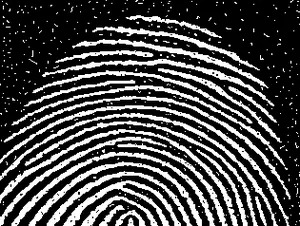
#> input picture fnoise.jpg, 300 x 226 px
$ python opening.py
#> lines starting #> are read from the running program, lines starting #| are printed output that depends on the picture; after the words box and inside, x2 and y2 are one past the last pixel; in counts of white or black regions, pixels touching at a corner belong together
# -*- coding: utf-8 -*-
"""
Created on Sun Oct 15 22:32:03 2023

@author: Admin
"""


import cv2
import numpy as np
import matplotlib.pyplot as plt


#img=cv2.imread("bitwc.png",0)

img=cv2.imread("fnoise.jpg",0)
#> img is the input picture: shape (226, 300); min 0, max 255, mean 73.9


# binarize the image
binr = cv2.threshold(img, 0, 255, cv2.THRESH_BINARY+cv2.THRESH_OTSU)[1]
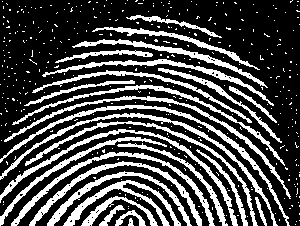
#> binr: shape (226, 300); 29% white; 391 white regions (364 under 20 px), largest, box (x1, y1, x2, y2) and area: (0, 105, 290, 226) 1294, (0, 129, 238, 226) 1242, (0, 113, 278, 226) 1230

# define the kernel
kernel = np.ones((3, 3), np.uint8)
print(kernel)

# invert the image
invert = cv2.bitwise_not(binr)


opening = cv2.morphologyEx(img, cv2.MORPH_OPEN, kernel)
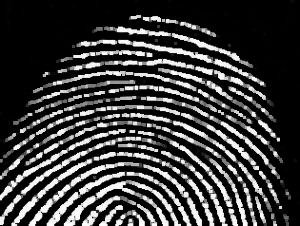
#> opening: shape (226, 300); min 0, max 255, mean 59.5
cv2.imshow("orignal",img)

cv2.imshow("invert", invert)
cv2.imshow("opening", opening)


cv2.waitKey(0)
cv2.destroyAllWindows()

$ run again, with bitwc.png saved as fnoise.jpg
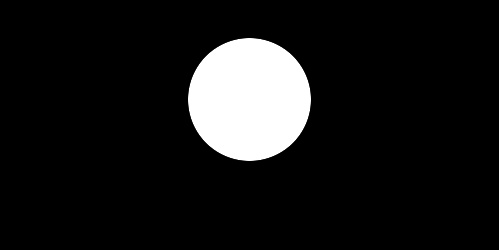
#> input picture bitwc.png, 499 x 250 px
#> img is the input picture: shape (250, 499); min 0, max 255, mean 24.2
#> binr: shape (250, 499); 9.5% white; 1 white region, box (x1, y1, x2, y2) and area: (188, 38, 311, 161) 11799
#> `invert = cv2.bitwise_not(binr)`:
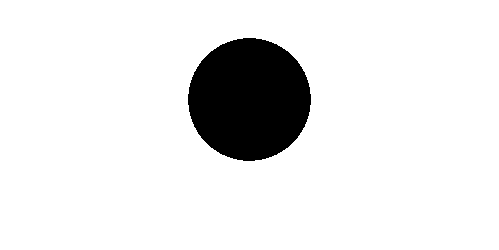
#> invert: shape (250, 499); 90.5% white; 1 black region, box (x1, y1, x2, y2) and area: (188, 38, 311, 161) 11799
